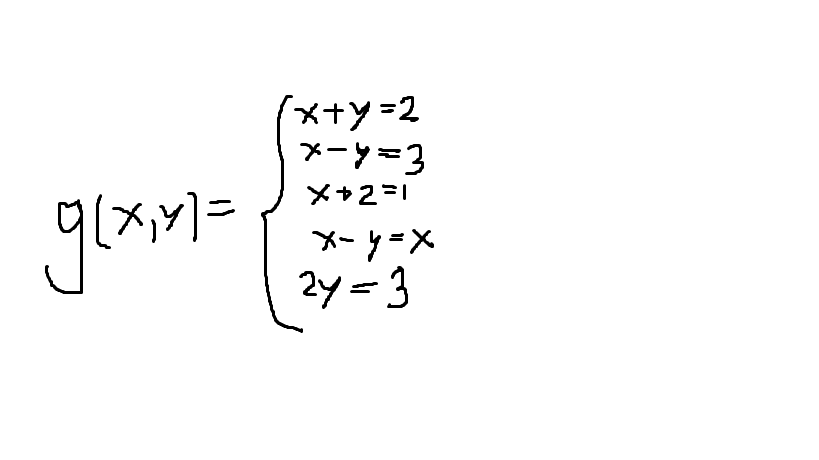
#> input picture recognite_system/4test/system3.png, 819 x 460 px
$ python -i system_partirnation.py   (imports and definitions only)
#> lines starting #> are read from the running program, lines starting #| are printed output that depends on the picture; after the words box and inside, x2 and y2 are one past the last pixel; in counts of white or black regions, pixels touching at a corner belong together
import cv2
import numpy as np


### ФУНКЦИИ ###
#   dist(x,y,x,y)   возвращает расстоение между точками
#
#   detector_on_page(name)  получает имя картинки, возвращает ее разбиение на буквы и количество букв
#
#   make_better_image(img)  получает картинку, возвращает ее копию с утолщенными контурами
#
#   to_pict(letters)    получает массив букв, по ним строит строки в картинке, возвращает их
#
#   partirnate_file(image_name) получает путь к картинке, находит там знак {, возвращает строки, который идут перед ним,
#   и строки, которые идут после него (двумя массивами)
#
### CHECK IT BEFORE RUNNING ###
dataset_way = '4test/'
way_to_save_letters = 'test_data/'
image_name = 'system3.png'
letter_size = 80
letter_indent = 10
# [1 line not run here, left out]
# [1 line that did not run here, left out]
# [1 line that did not run here, left out]
###############################

def dist(x1, y1, x2, y2):
    return np.sqrt((x2 - x1) ** 2 + (y2 - y1) ** 2)


def detector_on_page(page_name):            ### detect letters on page, returns array of latters pics and count of latters
#> called with page_name = '4test/system3.png'
    img = cv2.imread(page_name)
#> img is the input picture: shape (460, 819, 3); min 0, max 255, mean 251
    width = img.shape[1]
#> width = 819
    height = img.shape[0]
#> height = 460

    output = img.copy()
    gray = cv2.cvtColor(img, cv2.COLOR_BGR2GRAY)
    letter_count_in_page = 0
    letters = []
    letters_coords = []

    th, threshed = cv2.threshold(gray, 127, 255, cv2.THRESH_BINARY_INV | cv2.THRESH_OTSU)
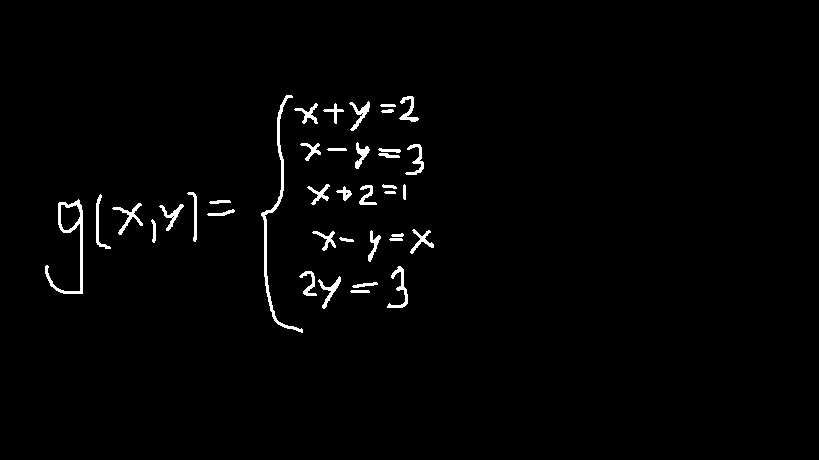
#> threshed: shape (460, 819); 1.6% white; 38 white regions
#> th = 127

    cnts, _ = cv2.findContours(threshed, cv2.RETR_TREE, cv2.CHAIN_APPROX_SIMPLE)
#> cnts = 43 contours, 4 with area under 20; largest, box (x1, y1, x2, y2) and area: (45, 199, 83, 294) 875, (261, 95, 303, 333) 591, (60, 204, 81, 231) 400, (387, 266, 408, 308) 182, (112, 203, 143, 235) 176
    cnts = sorted(cnts, key=cv2.contourArea, reverse=True)

    for cnt in cnts:

        ### criterion for detecting letters ###

        if cv2.contourArea(cnt) > 10:
            (x, y, w, h) = cv2.boundingRect(cnt)

            ### checking intersections ###
            letter_count_in_page += 1
            w = w + min(int(letter_indent / 2), x) + min(int(letter_indent / 2), width - x - w)
            x = x - min(int(letter_indent / 2), x)
            h = h + min(int(letter_indent / 2), y) + min(int(letter_indent / 2), height - y - h)
            y = y - min(int(letter_indent / 2), y)
            s = w * h
            letters_coords.append([x, y, w, h, s])
#> this loop made 43 passes
#> (x, y, w, h, s) on passes 1 to 12: (40, 194, 48, 105, 5040), (256, 90, 52, 248, 12896), (55, 199, 31, 37, 1147), (382, 261, 31, 52, 1612), (107, 198, 41, 42, 1722), (344, 96, 31, 40, 1240), (313, 271, 33, 43, 1419), (394, 91, 30, 36, 1080), (154, 199, 35, 37, 1295), (400, 139, 29, 41, 1189), (405, 224, 34, 35, 1190), (350, 137, 25, 37, 925)
#> cnt on passes 41 to 43: [[171, 217], [172, 216], [173, 217], [172, 218]], [[172, 216], [173, 215], [174, 216], [173, 217]], [[361, 113], [362, 112], [363, 113], [362, 114]]
#> after the loop, letter_count_in_page = 39; letters_coords = 39 items, first 6: [40, 194, 48, 105, 5040], [256, 90, 52, 248, 12896], [55, 199, 31, 37, 1147], [382, 261, 31, 52, 1612], [107, 198, 41, 42, 1722], [344, 96, 31, 40, 1240]

    letters_coords.sort(key=lambda x: x[4], reverse=True)


    # croping letters
    for i in letters_coords:
        x = i[0]
        y = i[1]
        w = i[2]
        h = i[3]

        cv2.rectangle(output, (x, y), (x + w, y + h), (70, 0, 0), 1)

        letter_crop = gray[y:y + h, x:x + w]

        size_max = max(w, h)
        letter_square = 255 * np.ones(shape=[size_max, size_max], dtype=np.uint8)

        letter_square = letter_crop

        letters.append((x, w, y, h, cv2.resize(letter_square, (w, h), interpolation=cv2.INTER_AREA)))
#> this loop made 39 passes
#> (i, x, y, w, h, size_max) on passes 1 to 12: ([256, 90, 52, 248, 12896], 256, 90, 52, 248, 248), ([40, 194, 48, 105, 5040], 40, 194, 48, 105, 105), ([107, 198, 41, 42, 1722], 107, 198, 41, 42, 42), ([91, 189, 25, 65, 1625], 91, 189, 25, 65, 65), ([382, 261, 31, 52, 1612], 382, 261, 31, 52, 52), ([313, 271, 33, 43, 1419], 313, 271, 33, 43, 43), ([154, 199, 35, 37, 1295], 154, 199, 35, 37, 37), ([344, 96, 31, 40, 1240], 344, 96, 31, 40, 40), ([182, 187, 20, 60, 1200], 182, 187, 20, 60, 60), ([405, 224, 34, 35, 1190], 405, 224, 34, 35, 35), ([400, 139, 29, 41, 1189], 400, 139, 29, 41, 41), ([55, 199, 31, 37, 1147], 55, 199, 31, 37, 37)
#> pass 1, in detector_on_page, `letter_crop = gray[y:y + h, x:x + w]`:
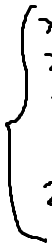
#> letter_crop: shape (248, 52); min 0, max 255, mean 234.3
#> pass 2, in detector_on_page, `letter_crop = gray[y:y + h, x:x + w]`:
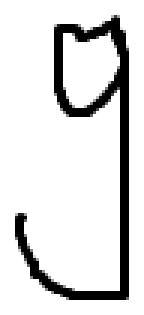
#> letter_crop: shape (105, 48) (shown 3 times larger); min 0, max 255, mean 220.4
#> pass 3, in detector_on_page, `letter_crop = gray[y:y + h, x:x + w]`:
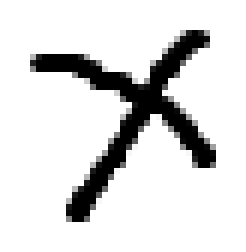
#> letter_crop: shape (42, 41) (shown 6 times larger); min 0, max 255, mean 219.1
#> after the loop:
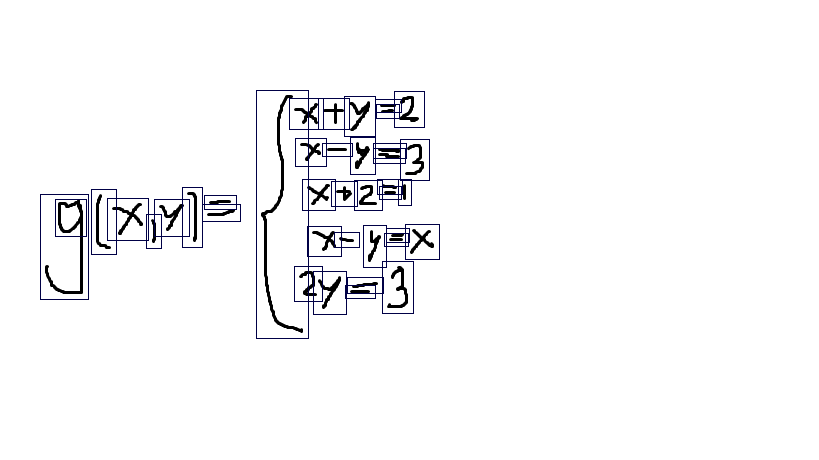
#> output: shape (460, 819, 3); 1.33% of pixels changed, all inside (x1, y1, x2, y2) = (40, 90, 440, 339)
#> after the loop, letters = 39 items

    # Sort array in place by X-coordinate
    letters.sort(key=lambda x: x[0], reverse=False)

    return letters, letter_count_in_page


def make_better_image(img):
    image = np.ones(img.shape) * 255
    for i in range(1, img.shape[0] - 1):
        for j in range(1, img.shape[1] - 1):
            if img[i,j] == 0:
                image[i, j] = 0
                image[i-1, j] = 0
                image[i, j-1] = 0
                image[i+1, j] = 0
                image[i, j+1] = 0
                image[i - 1, j - 1] = 0
                image[i + 1, j - 1] = 0
                image[i + 1, j + 1] = 0
                image[i - 1, j + 1] = 0

    return image


def to_pict(letters):
    imgs = []

    for i in range(len(letters)):
        x = letters[i][0]
        w = letters[i][1]
        y = letters[i][2]
        h = letters[i][3]
        img = letters[i][4]

        inserted = 0

        for pic_num in range(len(imgs)):
            xx = imgs[pic_num][0]
            ww = imgs[pic_num][1]
            yy = imgs[pic_num][2]
            hh = imgs[pic_num][3]
            image = imgs[pic_num][4]
            if (dist(0,y,0,yy) <= w) or (y >= yy and y <= yy + hh):
                image[y:y+h, x:x+w] = img
                if y <= yy:
                    imgs[pic_num][2] = y
                imgs[pic_num][1] = x + w - xx
                imgs[pic_num][3] = max(y + h, yy + hh) - imgs[pic_num][2]
                inserted = 1
                break

        if (len(imgs) == 0) or (not inserted):
            image = np.ones((pict_width, pict_height)) * 255
            image[y:y+h, x:x+w] = img
            imgs.append([x, w, y, h, image])


    print(len(imgs))
    images = []
    for pic_num in range(len(imgs)):
        xx = imgs[pic_num][0]
        ww = imgs[pic_num][1]
        yy = imgs[pic_num][2]
        hh = imgs[pic_num][3]
        image = imgs[pic_num][4]

        #image_crop = make_better_image(image[yy : yy + hh, xx : xx + ww])
        image_crop = image[yy : yy + hh, xx : xx + ww]
        images.append([yy, image_crop])

    images.sort(key= lambda x: x[0], reverse=False)
    return images


def partirnate_file(image_name):
    letters, k = detector_on_page(image_name)
#> letters = 39 items; k = 39
    max_height = 0              #detecting {
    ind_of_max = 0
    print('there are ', len(letters),' letters')
#| there are  39  letters
    for i in range(len(letters)):
        img = cv2.cvtColor(letters[i][4],cv2.COLOR_GRAY2RGB)
        #cv2.imshow(str(i), img)
        if img.shape[1] >= max_height:
            max_height = img.shape[1]
            ind_of_max = i
#> this loop made 39 passes
#> (max_height, ind_of_max) on passes 1, 10: (48, 0), (52, 9)
#> pass 3, in partirnate_file, `img = cv2.cvtColor(letters[i][4],cv2.COLOR_GRAY2RGB)`:
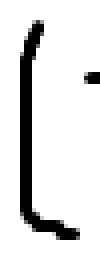
#> img: shape (65, 25, 3) (shown 4 times larger); min 0, max 255, mean 222.9
#> after the loop, ind_of_max = 9; max_height = 52


    ### we know, that equations startet with index ind_of_max + 1
    letters_after = letters[ind_of_max+1:]
#> letters_after = 29 items
    letters_before = letters[:ind_of_max]
#> letters_before = 9 items

    images_after = to_pict(letters_after)
#> the loop in to_pict, `for i in range(len(letters)):` made 1 pass
#> (x, w, y, h) on pass 1: (289, 34, 98, 31)
#> pass 1, in to_pict, `img = letters[i][4]`:
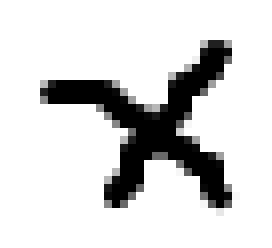
#> img: shape (31, 34) (shown 8 times larger); min 0, max 255, mean 214.1
#> after the loop in to_pict, `for i in range(len(letters)):`: imgs = []
    images_before = to_pict(letters_before)

    # [5 lines of commented-out code are left out]

    return images_before, images_after

#> (the run stopped early here; a loop or call above may not have finished)

$ run again, on recognite_system/4test/system1.png
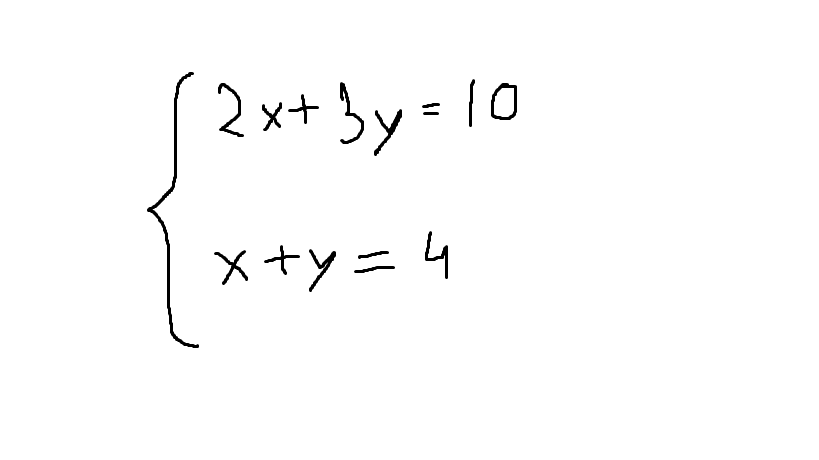
#> input picture recognite_system/4test/system1.png, 819 x 460 px
#> in detector_on_page, img is the input picture: shape (460, 819, 3); min 0, max 255, mean 252.2
#> in detector_on_page, `th, threshed = cv2.threshold(gray, 127, 255, cv2.THRESH_BINARY_INV | c..`:
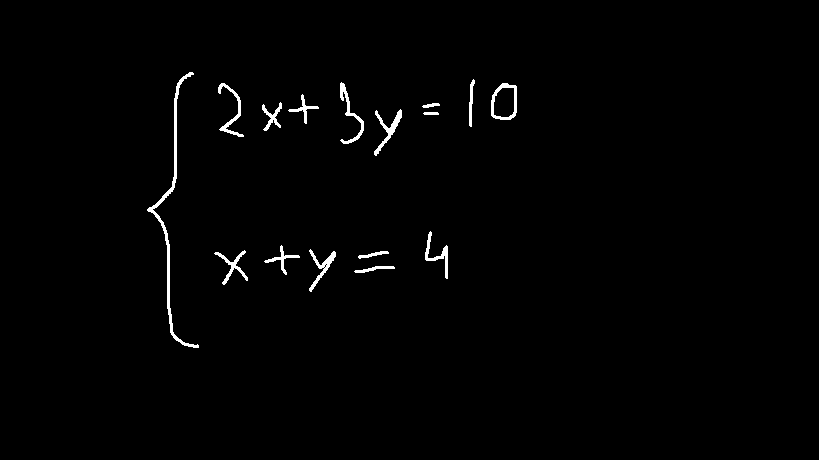
#> threshed: shape (460, 819); 1.1% white; 16 white regions
#> th = 127
#> cnts = 20 contours, 3 with area under 20; largest, box (x1, y1, x2, y2) and area: (491, 83, 517, 120) 782, (147, 72, 199, 348) 704, (493, 87, 515, 118) 554, (374, 109, 402, 156) 250, (340, 82, 364, 144) 233
#> the loop in detector_on_page, `for cnt in cnts:` made 20 passes
#> (x, y, w, h, s) on passes 1 to 8: (486, 78, 36, 47, 1692), (142, 67, 62, 286, 17732), (488, 82, 32, 41, 1312), (369, 104, 38, 57, 2166), (335, 77, 34, 72, 2448), (304, 244, 37, 53, 1961), (213, 78, 36, 64, 2304), (209, 245, 44, 45, 1980)
#> after the loop in detector_on_page, `for cnt in cnts:`: letter_count_in_page = 17; letters_coords = 17 items, first 6: [486, 78, 36, 47, 1692], [142, 67, 62, 286, 17732], [488, 82, 32, 41, 1312], [369, 104, 38, 57, 2166], [335, 77, 34, 72, 2448], [304, 244, 37, 53, 1961]
#> the loop in detector_on_page, `for i in letters_coords:` made 17 passes
#> (i, x, y, w, h, size_max) on passes 1 to 8: ([142, 67, 62, 286, 17732], 142, 67, 62, 286, 286), ([335, 77, 34, 72, 2448], 335, 77, 34, 72, 72), ([213, 78, 36, 64, 2304], 213, 78, 36, 64, 64), ([369, 104, 38, 57, 2166], 369, 104, 38, 57, 57), ([209, 245, 44, 45, 1980], 209, 245, 44, 45, 45), ([304, 244, 37, 53, 1961], 304, 244, 37, 53, 53), ([420, 226, 33, 58, 1914], 420, 226, 33, 58, 58), ([259, 240, 46, 40, 1840], 259, 240, 46, 40, 46)
#> after the loop in detector_on_page, `for i in letters_coords:`: letters = 17 items
#> in partirnate_file, `letters, k = detector_on_page(image_name)`: k = 17
#| there are  17  letters
#> the loop in partirnate_file, `for i in range(len(letters)):` made 17 passes
#> (max_height, ind_of_max) on pass 1: (62, 0)
#> pass 2, in partirnate_file, `img = cv2.cvtColor(letters[i][4],cv2.COLOR_GRAY2RGB)`:
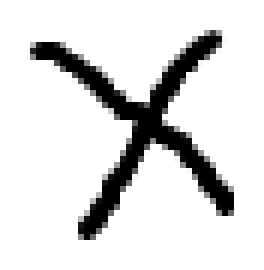
#> img: shape (45, 44, 3) (shown 6 times larger); min 0, max 255, mean 220.2
#> after the loop in partirnate_file, `for i in range(len(letters)):`: ind_of_max = 0; max_height = 62
#> letters_after = 16 items
#> letters_before = []
#> the loop in to_pict, `for i in range(len(letters)):` made 1 pass
#> (x, w, y, h) on pass 1: (209, 44, 245, 45)
